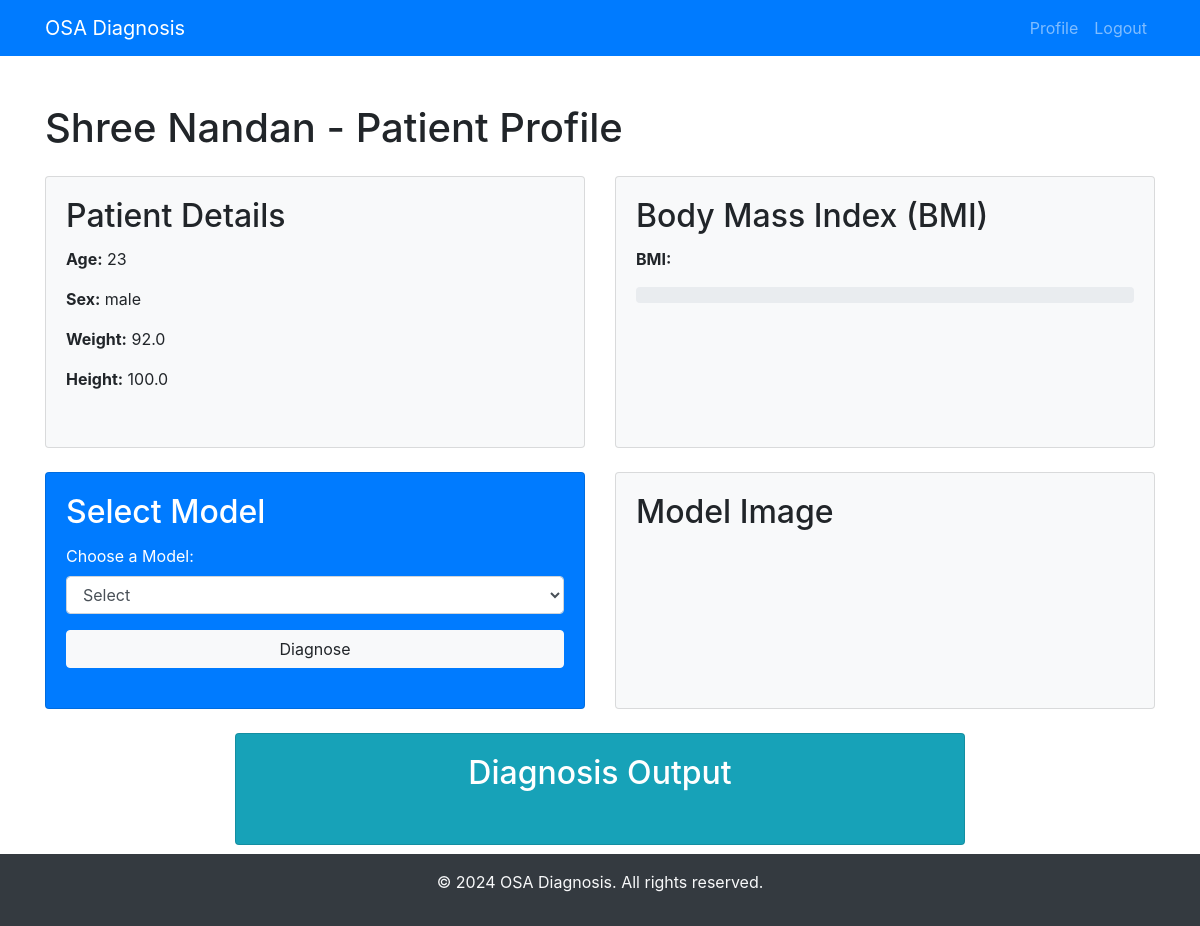
Page /patient/6/upload_csv/ on the committed database.
### dashboard/models.py (models this page shows, shortened)
class Patient(models.Model):
    user = models.ForeignKey(User, on_delete=models.CASCADE)
    first_name = models.CharField(max_length=100)
    last_name = models.CharField(max_length=100, default="Unknown")
    age = models.IntegerField()
    sex = models.CharField(max_length=10, choices=[('male', 'Male'), ('female', 'Female')])
    weight = models.FloatField()
    height = models.FloatField()

### dashboard/views.py (the view)
# urls.py: path('patient/<int:patient_id>/upload_csv/', views.upload_csv, name='upload_csv')
def upload_csv(request, patient_id):
    patient = get_object_or_404(Patient, id=patient_id)
    if request.method == 'POST':
        form = CSVUploadForm(request.POST, request.FILES)
        if form.is_valid():
            csv_file = form.cleaned_data['csv_file']
            sampling_frequency = form.cleaned_data['sampling_frequency']
            try:
                new_csv_file = CSVFile(patient=patient, csv_file=csv_file, sampling_frequency=sampling_frequency)
                new_csv_file.save()
                return redirect('new_patient_profile', patient_id=patient_id)
            except Exception as e:
                messages.error(request, f"Error saving CSV file: {e}")
        else:
            messages.error(request, "Invalid form data. Please check the provided information.")
    else:
        form = CSVUploadForm()
    return render(request, 'dashboard/new_patient_profile.html', {'form': form, 'patient': patient})

### dashboard/forms.py
class CSVUploadForm(forms.ModelForm):
    class Meta:
        model = CSVFile
        fields = ['csv_file', 'sampling_frequency']

### templates/dashboard/new_patient_profile.html (shortened to what this page needs)
<!DOCTYPE html>
<html lang="en">
<head>
    <link href="https://stackpath.bootstrapcdn.com/bootstrap/4.3.1/css/bootstrap.min.css" rel="stylesheet">
</head>
<body>
    {%load static%}
    <nav class="navbar navbar-expand-lg navbar-dark bg-primary">
        <div class="container">
            <a class="navbar-brand" href="#">OSA Diagnosis</a>
            <div class="collapse navbar-collapse justify-content-between" id="navbarNav">
                <ul class="navbar-nav ml-auto">
                    <li class="nav-item">
                        <a class="nav-link" href="/dashboard">Profile</a>
                    </li>
                    <li class="nav-item">
                        <a class="nav-link" href="/logout">Logout</a>
                    </li>
                </ul>
            </div>
        </div>
    </nav>
    <div class="container mt-5">
        <div class="row">
            <div class="col-md-12 content-wrapper">
                <h1 class="mb-4">{{ patient.first_name }} {{ patient.last_name }} - Patient Profile</h1>
                <div class="row">
                    <div class="col-md-6">
                        <div class="card bg-light flex-item h-100">
                            <div class="card-body">
                                <h2 class="card-title">Patient Details</h2>
                                <p><strong>Age:</strong> {{ patient.age }}</p>
                                <p><strong>Sex:</strong> {{ patient.sex }}</p>
                                <p><strong>Weight:</strong> {{ patient.weight }}</p>
                                <p><strong>Height:</strong> {{ patient.height }}</p>
                            </div>
                        </div>
                    </div>
                    <div class="col-md-6">
                        <div class="card bg-light flex-item h-100">
                            <div class="card-body">
                                <h2 class="card-title">Body Mass Index (BMI)</h2>
                                <p><strong>BMI:</strong> {{ bmi }}</p>
                                <div class="progress">
                                </div>
                            </div>
                        </div>
                    </div>
                </div>
                <div class="row mt-4">
                    <div class="col-md-6">
                        <div class="card bg-primary text-white flex-item h-100 position-relative">
                            <div class="card-body">
                                <h2 class="card-title">Select Model</h2>
                                <form id="diagnosis-form" method="POST"
                                    action="{% url 'new_patient_profile' patient.id %}">
                                    <div class="form-group">
                                        <label for="model_select">Choose a Model:</label>
                                        <select class="form-control" id="model_select" name="model"
                                            onchange="showModelImage()">
                                            <option value="">Select</option>
                                        </select>
                                    </div>
                                    <button type="submit" class="btn btn-light btn-block"
                                        id="diagnose-btn">Diagnose</button>
                                </form>
                            </div>
                        </div>
                    </div>
                    <div class="col-md-6">
                        <div class="card bg-light flex-item h-100">
                            <div class="card-body">
                                <h2 class="card-title">Model Image</h2>
                            </div>
                        </div>
                    </div>
                </div>
                <div class="row mt-4 justify-content-center">
                    <div class="col-md-8">
                        <div class="card bg-info text-white flex-item h-100">
                            <div class="card-body">
                                <h2 class="card-title text-center">Diagnosis Output</h2>
                            </div>
                        </div>
                    </div>
                </div>
            </div>
        </div>
    </div>
    <footer class="bg-dark text-light text-center py-3">
        <div class="container">
            <p>&copy; 2024 OSA Diagnosis. All rights reserved.</p>
        </div>
    </footer>
</body>
</html>

### templates/dashboard/new_patient_profile.html (style rules this page uses)
.flex-item { margin-bottom: 20px; }
.content-wrapper { min-height: calc(100vh - 50px); }

### rows in the picture
Patient: first_name "Shree", last_name "Nandan", age "23", sex "male", weight "92.0", height "100.0"
